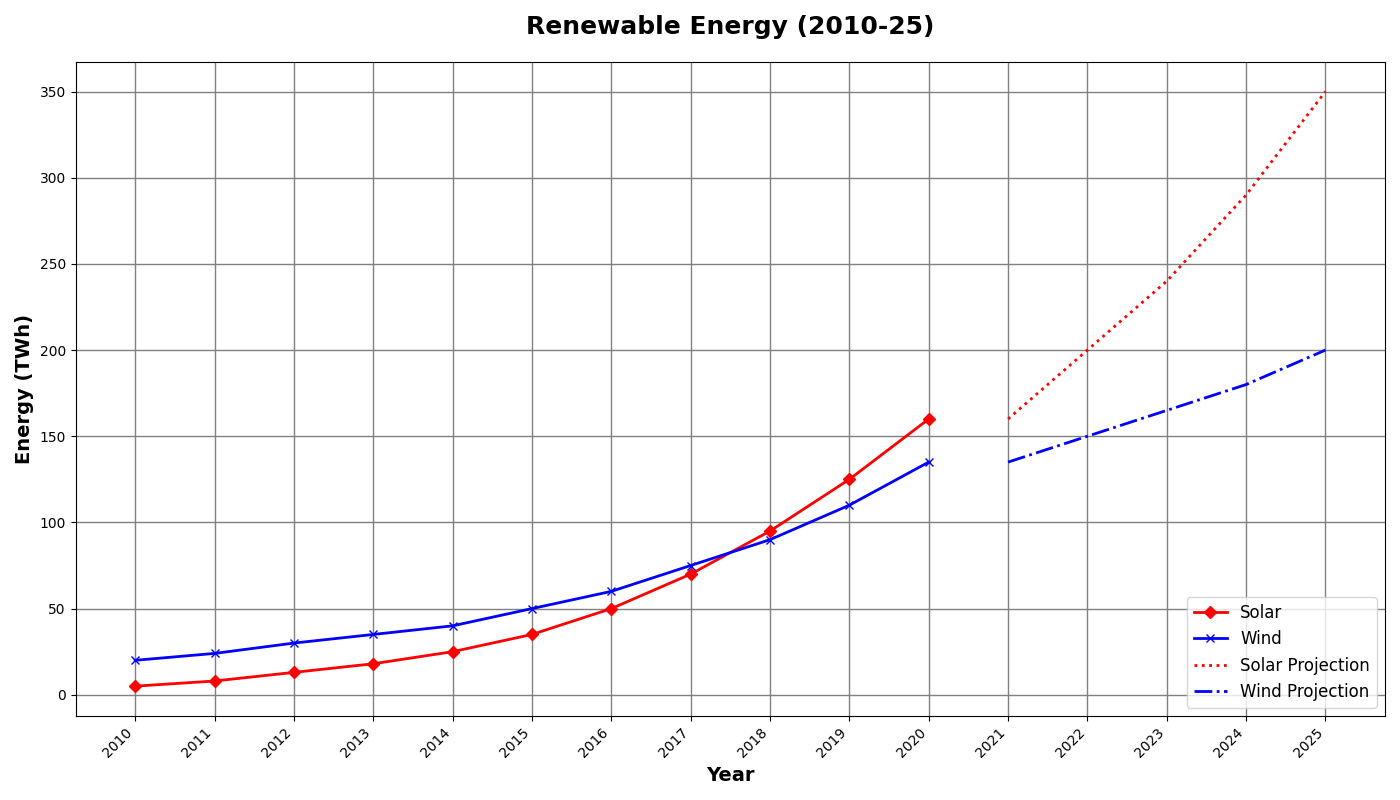

The Python source for this figure:
import matplotlib.pyplot as plt
import numpy as np

years = np.arange(2010, 2021)

solar_energy = np.array([5, 8, 13, 18, 25, 35, 50, 70, 95, 125, 160])
wind_energy = np.array([20, 24, 30, 35, 40, 50, 60, 75, 90, 110, 135])

solar_projection = np.array([160, 200, 240, 290, 350])
wind_projection = np.array([135, 150, 165, 180, 200])
projection_years = np.arange(2021, 2026)

fig, ax = plt.subplots(figsize=(14, 8))

ax.plot(years, solar_energy, label='Solar', color='red', linewidth=2, marker='D')
ax.plot(years, wind_energy, label='Wind', color='blue', linewidth=2, marker='x')

ax.plot(projection_years, solar_projection, label='Solar Projection', color='red', linestyle=':', linewidth=2)
ax.plot(projection_years, wind_projection, label='Wind Projection', color='blue', linestyle='-.', linewidth=2)

ax.set_title('Renewable Energy (2010-25)', fontsize=18, fontweight='bold', pad=20)
ax.set_xlabel('Year', fontsize=14, fontweight='bold')
ax.set_ylabel('Energy (TWh)', fontsize=14, fontweight='bold')

ax.grid(True, linewidth=1, color='gray', linestyle='-')

ax.legend(loc='lower right', fontsize=12)

ax.set_xticks(np.concatenate((years, projection_years)))
ax.set_xticklabels([str(year) for year in np.concatenate((years, projection_years))], rotation=45, ha='right')

plt.tight_layout()
plt.show()
